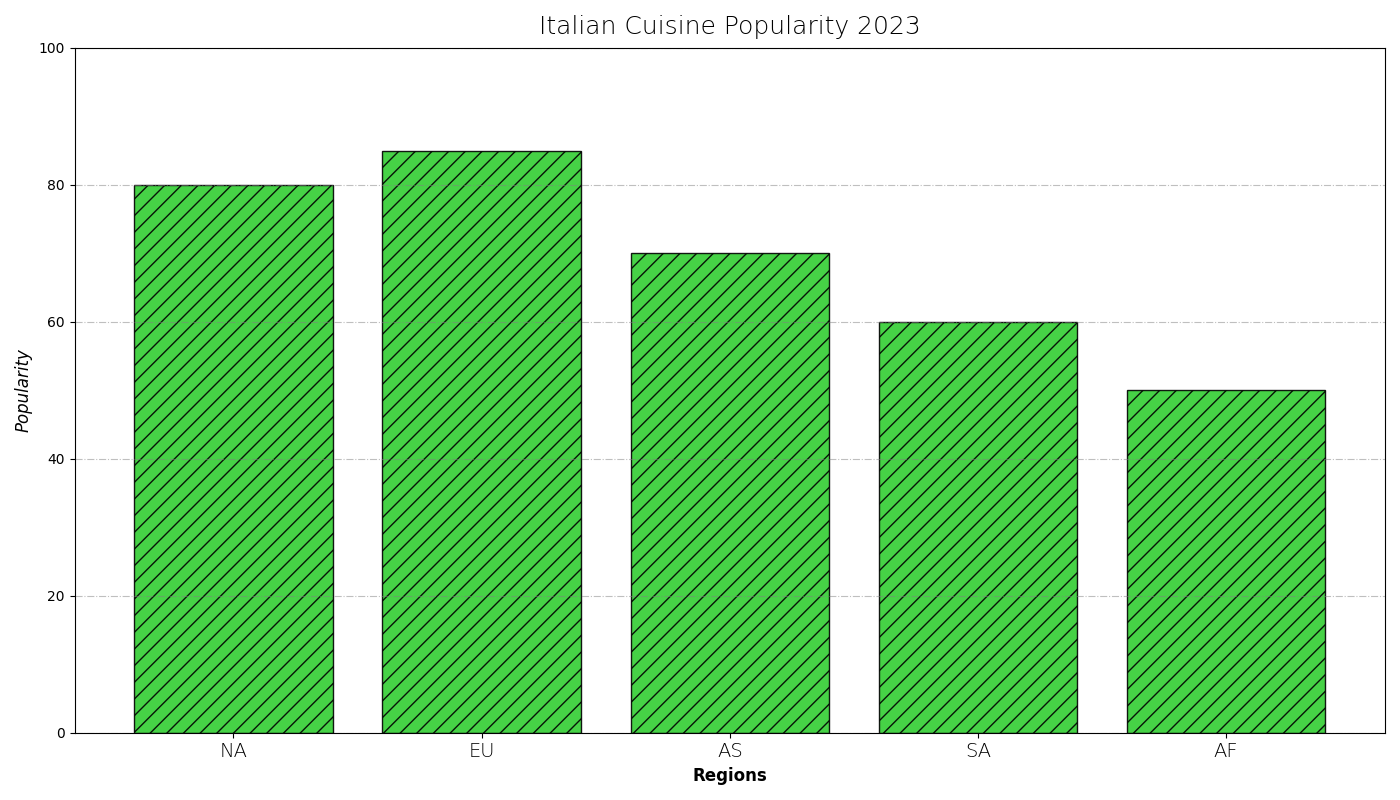

Generate this figure with Python:
import matplotlib.pyplot as plt
import numpy as np

regions = ['NA', 'EU', 'AS', 'SA', 'AF']
italian_cuisine = [80, 85, 70, 60, 50]
colors = '#32CD32'

fig, ax = plt.subplots(figsize=(14, 8))
positions = np.arange(len(regions))

ax.bar(positions, italian_cuisine, color=colors, edgecolor='black', alpha=0.9, hatch='//')

ax.set_title("Italian Cuisine Popularity 2023", fontsize=18, fontweight='light', pad=10)
ax.set_xlabel("Regions", fontsize=12, fontweight='bold')
ax.set_ylabel("Popularity", fontsize=12, fontstyle='italic')

ax.set_xticks(positions)
ax.set_xticklabels(regions, fontsize=14, fontweight='light')

ax.grid(axis='y', linestyle='-.', color='gray', alpha=0.5)
ax.yaxis.set_ticks(np.arange(0, 101, 20))

plt.tight_layout()
plt.show()
